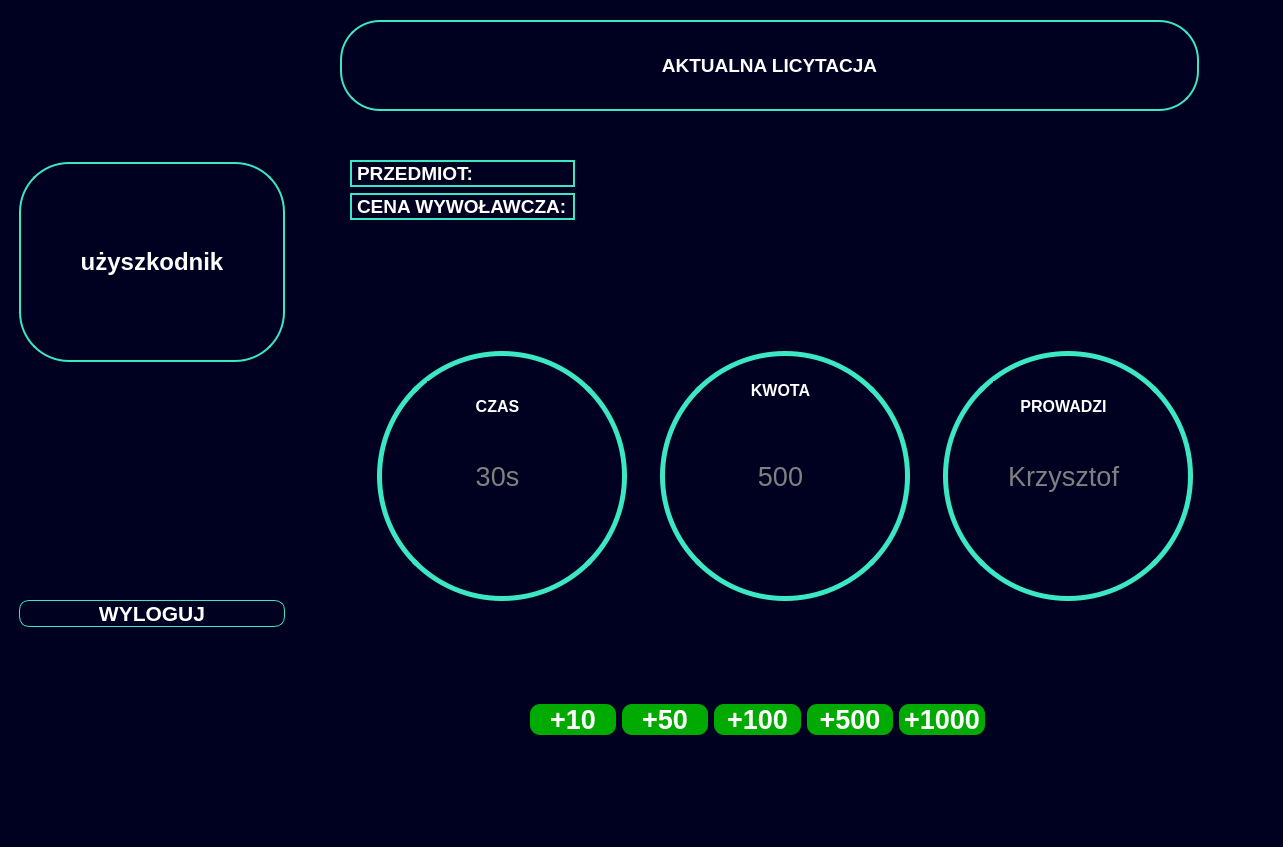
<?xml version="1.0" encoding="UTF-8"?>
<ui version="4.0">
 <class>LoginWindow</class>
 <widget class="QMainWindow" name="LoginWindow">
  <property name="geometry">
   <rect>
    <x>0</x>
    <y>0</y>
    <width>1283</width>
    <height>847</height>
   </rect>
  </property>
  <property name="minimumSize">
   <size>
    <width>1283</width>
    <height>847</height>
   </size>
  </property>
  <property name="maximumSize">
   <size>
    <width>16777215</width>
    <height>16777215</height>
   </size>
  </property>
  <property name="windowTitle">
   <string>MainWindow</string>
  </property>
  <property name="styleSheet">
   <string notr="true">QWidget {
						
						background-color:rgb(0, 0, 32);
}

QLabel#current_auction_label, QLabel#auction_next_price_label, QLabel#auction_last_label {
			color: white;
			border: 2px solid rgb(60, 231, 195);
			border-radius: 40px;
			}

 QLabel#current_auction_item_label, QLabel#current_auction_item_start_price_label{
			color: white;
			border: 2px solid rgb(60, 231, 195);
			}

QFrame#auction_time_frame, QFrame#auction_price_frame, QFrame#auction_winner_frame {
			border: 5px solid  rgb(60, 231, 195);
			border-radius: 125px;
}

QLabel#auction_time_label, QLabel#auction_price_label, QLabel#auction_winner_label{
			color: white;
}</string>
  </property>
  <widget class="QWidget" name="centralwidget">
   <widget class="QWidget" name="verticalLayoutWidget">
    <property name="geometry">
     <rect>
      <x>19</x>
      <y>10</y>
      <width>266</width>
      <height>771</height>
     </rect>
    </property>
    <layout class="QVBoxLayout" name="verticalLayout">
     <item>
      <widget class="QLabel" name="username_label">
       <property name="maximumSize">
        <size>
         <width>16777215</width>
         <height>200</height>
        </size>
       </property>
       <property name="font">
        <font>
         <pointsize>18</pointsize>
         <weight>75</weight>
         <bold>true</bold>
        </font>
       </property>
       <property name="styleSheet">
        <string notr="true">QLabel#username_label {
			color: white;
			border-radius: 50px;
			border: 2px solid rgb(60, 231, 195);
			}
</string>
       </property>
       <property name="text">
        <string>użyszkodnik</string>
       </property>
       <property name="alignment">
        <set>Qt::AlignCenter</set>
       </property>
      </widget>
     </item>
     <item>
      <spacer name="verticalSpacer">
       <property name="orientation">
        <enum>Qt::Vertical</enum>
       </property>
       <property name="sizeType">
        <enum>QSizePolicy::Preferred</enum>
       </property>
       <property name="sizeHint" stdset="0">
        <size>
         <width>20</width>
         <height>80</height>
        </size>
       </property>
      </spacer>
     </item>
     <item>
      <widget class="QPushButton" name="logout_button">
       <property name="font">
        <font>
         <pointsize>16</pointsize>
         <weight>75</weight>
         <bold>true</bold>
        </font>
       </property>
       <property name="styleSheet">
        <string notr="true">QPushButton#logout_button {
					color: white;
					border-radius: 10px;
					border: 1px solid rgb(60, 231, 195)			
}

QPushButton#logout_button:hover {
					
					background-color: rgb(0, 140, 0);
}</string>
       </property>
       <property name="text">
        <string>WYLOGUJ</string>
       </property>
      </widget>
     </item>
    </layout>
   </widget>
   <widget class="QWidget" name="verticalLayoutWidget_2">
    <property name="geometry">
     <rect>
      <x>350</x>
      <y>160</y>
      <width>861</width>
      <height>168</height>
     </rect>
    </property>
    <layout class="QVBoxLayout" name="verticalLayout_2">
     <property name="sizeConstraint">
      <enum>QLayout::SetFixedSize</enum>
     </property>
     <item>
      <widget class="QLabel" name="current_auction_item_label">
       <property name="font">
        <font>
         <pointsize>14</pointsize>
         <weight>75</weight>
         <bold>true</bold>
        </font>
       </property>
       <property name="styleSheet">
        <string notr="true"/>
       </property>
       <property name="text">
        <string>PRZEDMIOT:</string>
       </property>
       <property name="alignment">
        <set>Qt::AlignLeading|Qt::AlignLeft|Qt::AlignVCenter</set>
       </property>
      </widget>
     </item>
     <item>
      <widget class="QLabel" name="current_auction_item_start_price_label">
       <property name="font">
        <font>
         <pointsize>14</pointsize>
         <weight>75</weight>
         <bold>true</bold>
        </font>
       </property>
       <property name="styleSheet">
        <string notr="true"/>
       </property>
       <property name="text">
        <string>CENA WYWOŁAWCZA:</string>
       </property>
       <property name="alignment">
        <set>Qt::AlignLeading|Qt::AlignLeft|Qt::AlignVCenter</set>
       </property>
      </widget>
     </item>
    </layout>
   </widget>
   <widget class="QLabel" name="current_auction_label">
    <property name="geometry">
     <rect>
      <x>340</x>
      <y>20</y>
      <width>859</width>
      <height>91</height>
     </rect>
    </property>
    <property name="font">
     <font>
      <pointsize>14</pointsize>
      <weight>75</weight>
      <bold>true</bold>
     </font>
    </property>
    <property name="styleSheet">
     <string notr="true"/>
    </property>
    <property name="text">
     <string>AKTUALNA LICYTACJA</string>
    </property>
    <property name="alignment">
     <set>Qt::AlignCenter</set>
    </property>
   </widget>
   <widget class="QWidget" name="horizontalLayoutWidget">
    <property name="geometry">
     <rect>
      <x>350</x>
      <y>350</y>
      <width>871</width>
      <height>252</height>
     </rect>
    </property>
    <layout class="QHBoxLayout" name="horizontalLayout_2">
     <item>
      <widget class="QFrame" name="auction_time_frame">
       <property name="minimumSize">
        <size>
         <width>250</width>
         <height>250</height>
        </size>
       </property>
       <property name="maximumSize">
        <size>
         <width>250</width>
         <height>250</height>
        </size>
       </property>
       <property name="frameShape">
        <enum>QFrame::StyledPanel</enum>
       </property>
       <property name="frameShadow">
        <enum>QFrame::Raised</enum>
       </property>
       <widget class="QLabel" name="auction_time_label">
        <property name="geometry">
         <rect>
          <x>50</x>
          <y>30</y>
          <width>141</width>
          <height>51</height>
         </rect>
        </property>
        <property name="font">
         <font>
          <pointsize>12</pointsize>
          <weight>75</weight>
          <bold>true</bold>
         </font>
        </property>
        <property name="text">
         <string>CZAS</string>
        </property>
        <property name="alignment">
         <set>Qt::AlignCenter</set>
        </property>
       </widget>
       <widget class="QLabel" name="auction_time_label_3">
        <property name="geometry">
         <rect>
          <x>50</x>
          <y>100</y>
          <width>141</width>
          <height>51</height>
         </rect>
        </property>
        <property name="font">
         <font>
          <pointsize>20</pointsize>
          <weight>50</weight>
          <bold>false</bold>
         </font>
        </property>
        <property name="styleSheet">
         <string notr="true">color: gray;
</string>
        </property>
        <property name="text">
         <string>30s</string>
        </property>
        <property name="alignment">
         <set>Qt::AlignCenter</set>
        </property>
       </widget>
      </widget>
     </item>
     <item>
      <widget class="QFrame" name="auction_price_frame">
       <property name="minimumSize">
        <size>
         <width>250</width>
         <height>250</height>
        </size>
       </property>
       <property name="maximumSize">
        <size>
         <width>250</width>
         <height>250</height>
        </size>
       </property>
       <property name="frameShape">
        <enum>QFrame::StyledPanel</enum>
       </property>
       <property name="frameShadow">
        <enum>QFrame::Raised</enum>
       </property>
       <widget class="QLabel" name="auction_price_label">
        <property name="geometry">
         <rect>
          <x>70</x>
          <y>30</y>
          <width>101</width>
          <height>91</height>
         </rect>
        </property>
        <property name="font">
         <font>
          <pointsize>12</pointsize>
          <weight>75</weight>
          <bold>true</bold>
         </font>
        </property>
        <property name="text">
         <string>KWOTA</string>
        </property>
        <property name="alignment">
         <set>Qt::AlignHCenter|Qt::AlignTop</set>
        </property>
       </widget>
       <widget class="QLabel" name="auction_time_label_4">
        <property name="geometry">
         <rect>
          <x>50</x>
          <y>100</y>
          <width>141</width>
          <height>51</height>
         </rect>
        </property>
        <property name="font">
         <font>
          <pointsize>20</pointsize>
          <weight>50</weight>
          <bold>false</bold>
         </font>
        </property>
        <property name="styleSheet">
         <string notr="true">color: gray;
</string>
        </property>
        <property name="text">
         <string>500</string>
        </property>
        <property name="alignment">
         <set>Qt::AlignCenter</set>
        </property>
       </widget>
      </widget>
     </item>
     <item>
      <widget class="QFrame" name="auction_winner_frame">
       <property name="minimumSize">
        <size>
         <width>250</width>
         <height>250</height>
        </size>
       </property>
       <property name="maximumSize">
        <size>
         <width>250</width>
         <height>250</height>
        </size>
       </property>
       <property name="frameShape">
        <enum>QFrame::StyledPanel</enum>
       </property>
       <property name="frameShadow">
        <enum>QFrame::Raised</enum>
       </property>
       <widget class="QLabel" name="auction_winner_label">
        <property name="geometry">
         <rect>
          <x>50</x>
          <y>30</y>
          <width>141</width>
          <height>51</height>
         </rect>
        </property>
        <property name="font">
         <font>
          <pointsize>12</pointsize>
          <weight>75</weight>
          <bold>true</bold>
         </font>
        </property>
        <property name="text">
         <string>PROWADZI</string>
        </property>
        <property name="alignment">
         <set>Qt::AlignCenter</set>
        </property>
       </widget>
       <widget class="QLabel" name="auction_time_label_5">
        <property name="geometry">
         <rect>
          <x>50</x>
          <y>100</y>
          <width>141</width>
          <height>51</height>
         </rect>
        </property>
        <property name="font">
         <font>
          <pointsize>20</pointsize>
          <weight>50</weight>
          <bold>false</bold>
         </font>
        </property>
        <property name="styleSheet">
         <string notr="true">color: gray;
</string>
        </property>
        <property name="text">
         <string>Krzysztof</string>
        </property>
        <property name="alignment">
         <set>Qt::AlignCenter</set>
        </property>
       </widget>
      </widget>
     </item>
    </layout>
   </widget>
   <widget class="QWidget" name="horizontalLayoutWidget_2">
    <property name="geometry">
     <rect>
      <x>530</x>
      <y>680</y>
      <width>455</width>
      <height>80</height>
     </rect>
    </property>
    <layout class="QHBoxLayout" name="horizontalLayout_3">
     <item>
      <widget class="QPushButton" name="increase10_button">
       <property name="font">
        <font>
         <pointsize>20</pointsize>
         <weight>75</weight>
         <bold>true</bold>
        </font>
       </property>
       <property name="styleSheet">
        <string notr="true">color: white;
background-color:rgb(0, 170, 0);
border-radius: 10px;</string>
       </property>
       <property name="text">
        <string>+10</string>
       </property>
      </widget>
     </item>
     <item>
      <widget class="QPushButton" name="increase50_button">
       <property name="font">
        <font>
         <pointsize>20</pointsize>
         <weight>75</weight>
         <bold>true</bold>
        </font>
       </property>
       <property name="styleSheet">
        <string notr="true">color: white;
background-color:rgb(0, 170, 0);
border-radius: 10px;</string>
       </property>
       <property name="text">
        <string>+50</string>
       </property>
      </widget>
     </item>
     <item>
      <widget class="QPushButton" name="increase100_button">
       <property name="font">
        <font>
         <pointsize>20</pointsize>
         <weight>75</weight>
         <bold>true</bold>
        </font>
       </property>
       <property name="styleSheet">
        <string notr="true">color: white;
background-color:rgb(0, 170, 0);
border-radius: 10px;</string>
       </property>
       <property name="text">
        <string>+100</string>
       </property>
      </widget>
     </item>
     <item>
      <widget class="QPushButton" name="increase500_button">
       <property name="font">
        <font>
         <pointsize>20</pointsize>
         <weight>75</weight>
         <bold>true</bold>
        </font>
       </property>
       <property name="styleSheet">
        <string notr="true">color: white;
background-color:rgb(0, 170, 0);
border-radius: 10px;</string>
       </property>
       <property name="text">
        <string>+500</string>
       </property>
      </widget>
     </item>
     <item>
      <widget class="QPushButton" name="increase1000_button">
       <property name="font">
        <font>
         <pointsize>20</pointsize>
         <weight>75</weight>
         <bold>true</bold>
        </font>
       </property>
       <property name="styleSheet">
        <string notr="true">color: white;
background-color:rgb(0, 170, 0);
border-radius: 10px;</string>
       </property>
       <property name="text">
        <string>+1000</string>
       </property>
      </widget>
     </item>
    </layout>
   </widget>
  </widget>
  <widget class="QMenuBar" name="menubar">
   <property name="geometry">
    <rect>
     <x>0</x>
     <y>0</y>
     <width>1283</width>
     <height>26</height>
    </rect>
   </property>
  </widget>
  <widget class="QStatusBar" name="statusbar"/>
 </widget>
 <resources>
  <include location="source.qrc"/>
 </resources>
 <connections/>
</ui>
